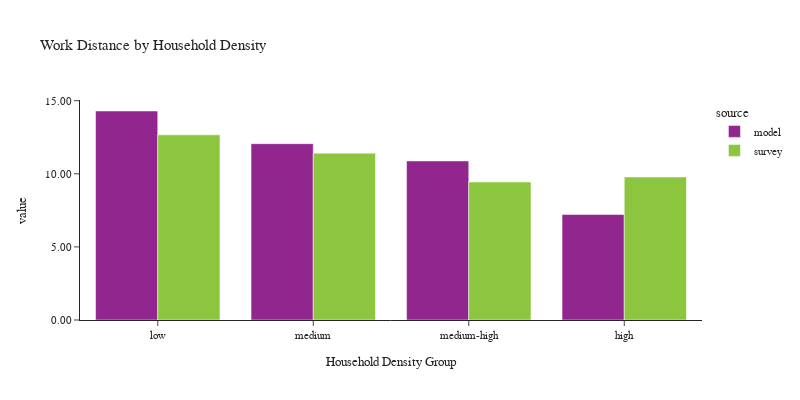

The notebook cell saved with this chart:
### Code cell
plot_work_location(df_workers, 'hh_density_group', 'Household Density', 'Household Density Group')

### Figure 1 — Plotly figure (JSON) as saved in the notebook; plotly's stock layout.template omitted (floating-point values rounded to 4 significant figures)
{"data": [{"alignmentgroup": "True", "customdata": [[574995], [587869], [542925], [517372]], "hovertemplate": "source=model<br>hh_density_group=%{x}<br>value=%{y}<br>sample count=%{customdata[0]}<extra></extra>", "legendgroup": "model", "marker": {"color": "#91268F", "pattern": {"shape": ""}}, "name": "model", "offsetgroup": "model", "orientation": "v", "showlegend": true, "textposition": "auto", "type": "bar", "x": ["low", "medium", "medium-high", "high"], "xaxis": "x", "y": [14.3, 12.06, 10.88, 7.216], "yaxis": "y"}, {"alignmentgroup": "True", "customdata": [[1061], [782], [564], [416]], "hovertemplate": "source=survey<br>hh_density_group=%{x}<br>value=%{y}<br>sample count=%{customdata[0]}<extra></extra>", "legendgroup": "survey", "marker": {"color": "#8CC63E", "pattern": {"shape": ""}}, "name": "survey", "offsetgroup": "survey", "orientation": "v", "showlegend": true, "textposition": "auto", "type": "bar", "x": ["low", "medium", "medium-high", "high"], "xaxis": "x", "y": [12.66, 11.41, 9.442, 9.783], "yaxis": "y"}], "layout": {"barmode": "group", "font": {"size": 11}, "height": 400, "legend": {"title": {"text": "source"}, "tracegroupgap": 0}, "title": {"text": "Work Distance by Household Density"}, "width": 800, "xaxis": {"anchor": "y", "domain": [0.0, 1.0], "title": {"text": "Household Density Group"}}, "yaxis": {"anchor": "x", "domain": [0.0, 1.0], "tickformat": ".2f", "title": {"text": "value"}}}}
